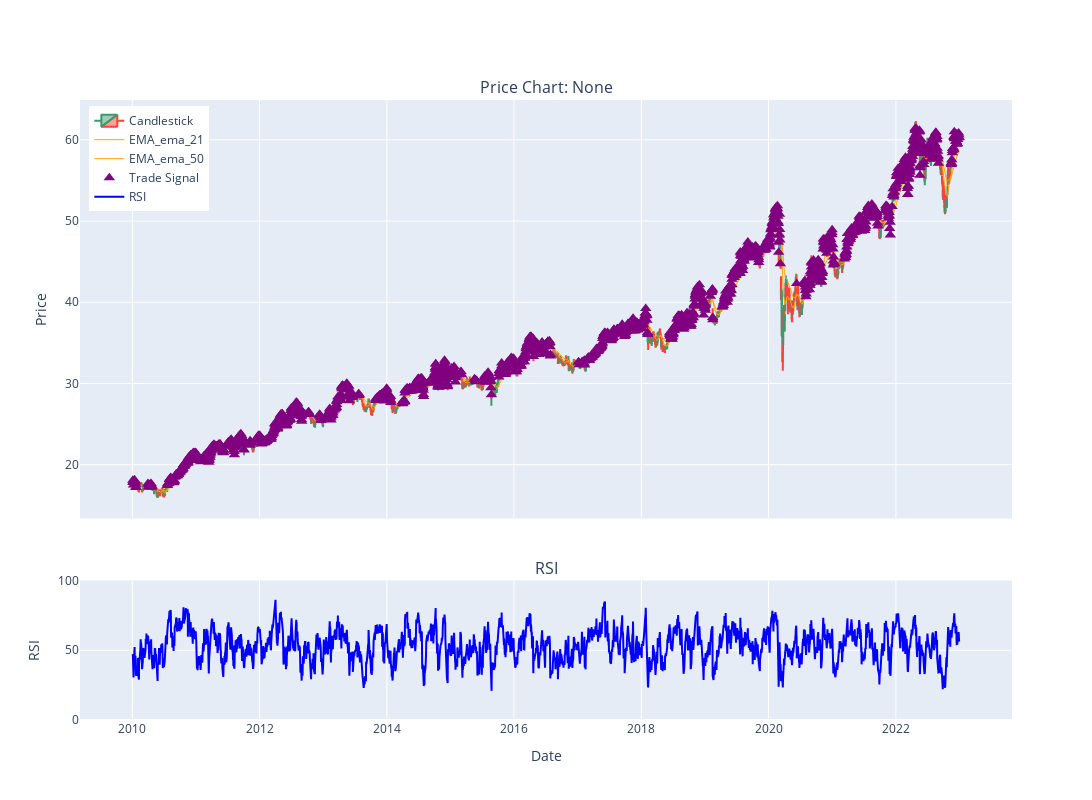

The notebook cell saved with this chart:
### Code cell
###
start_date = '2010-01-01'
end_date = '2022-12-31'
metric_utils.visualise_pricechart(strategy, start=start_date, end=end_date, indicators=['EMA'], signal_marker=True)

### Figure 1 — Plotly figure (JSON) as saved in the notebook; plotly's stock layout.template omitted (floating-point values rounded to 4 significant figures; data arrays with more than 128 entries replaced by an {"elided": "..."} marker saying what was removed)
{"data": [{"close": {"elided": "3272 float values"}, "high": {"elided": "3272 float values"}, "low": {"elided": "3272 float values"}, "name": "Candlestick", "open": {"elided": "3272 float values"}, "type": "candlestick", "x": {"elided": "3272 str values"}, "xaxis": "x", "yaxis": "y"}, {"line": {"color": "orange", "width": 1}, "mode": "lines", "name": "EMA_ema_21", "type": "scatter", "x": {"elided": "3272 str values"}, "xaxis": "x", "y": {"elided": "3272 float values"}, "yaxis": "y"}, {"line": {"color": "orange", "width": 1}, "mode": "lines", "name": "EMA_ema_50", "type": "scatter", "x": {"elided": "3272 str values"}, "xaxis": "x", "y": {"elided": "3272 float values"}, "yaxis": "y"}, {"marker": {"color": "purple", "size": 10, "symbol": "triangle-up"}, "mode": "markers", "name": "Trade Signal", "type": "scatter", "x": {"elided": "2183 str values"}, "xaxis": "x", "y": {"elided": "2183 float values"}, "yaxis": "y"}, {"line": {"color": "blue", "width": 2}, "mode": "lines", "name": "RSI", "type": "scatter", "x": {"elided": "3272 str values"}, "xaxis": "x2", "y": {"elided": "3272 float values"}, "yaxis": "y2"}], "layout": {"annotations": [{"font": {"size": 16}, "showarrow": false, "text": "Price Chart: None", "x": 0.5, "xanchor": "center", "xref": "paper", "y": 1, "yanchor": "bottom", "yref": "paper"}, {"font": {"size": 16}, "showarrow": false, "text": "RSI", "x": 0.5, "xanchor": "center", "xref": "paper", "y": 0.225, "yanchor": "bottom", "yref": "paper"}], "height": 800, "legend": {"x": 0.01, "y": 0.99}, "title": {"text": ""}, "width": 1200, "xaxis": {"anchor": "y", "domain": [0, 1], "matches": "x2", "rangeslider": {"visible": false}, "showticklabels": false}, "xaxis2": {"anchor": "y2", "domain": [0, 1], "title": {"text": "Date"}}, "yaxis": {"anchor": "x", "domain": [0.325, 1], "title": {"text": "Price"}}, "yaxis2": {"anchor": "x2", "domain": [0, 0.225], "range": [0, 100], "title": {"text": "RSI"}}}}
